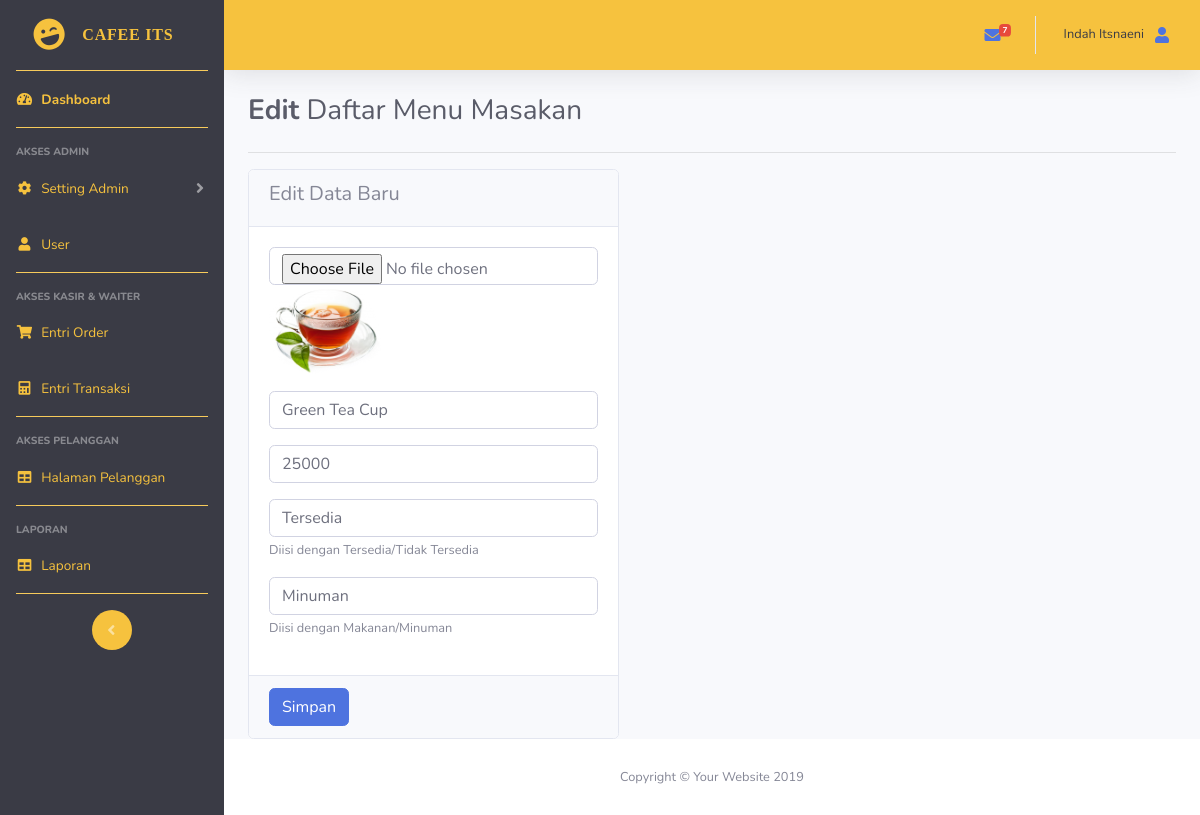
Page /updateMenu.php?id=10 (signed in) on the committed database.
### tables this page shows
CREATE TABLE `masakan` (
  `id_masakan` int(10) NOT NULL,
  `gambar` varchar(225) NOT NULL,
  `nama_masakan` varchar(20) NOT NULL,
  `harga` int(20) NOT NULL,
  `status_masakan` varchar(20) NOT NULL,
  `kategori` varchar(20) NOT NULL
);

### function.php (called while the page is built, shortened)
<?php
$conn = mysqli_connect("localhost", "root", "", "db_restoran");
function query($query ) {
	global $conn;
	$result = mysqli_query($conn, $query);
	$rows = [];
	while ($row = mysqli_fetch_assoc($result) ) {
		$rows[] = $row;
	}
	return $rows;
	}
 ?>

### updateMenu.php (the view, shortened to what this page needs)
<?php require 'admin/sidebar.php';
	  require 'function.php';
$id = $_GET["id"];
$msk = query ("SELECT * FROM masakan WHERE id_masakan = $id")[0];
?>
<div class="container">
	<div class="mt-3">
		<h1 class="h3 mb-4 text-gray-800"><b>Edit</b> Daftar Menu Masakan</h1>
			<hr>
	</div>
<form action="" method="post" enctype="multipart/form-data" style="width: 40%;">
<div class="card">
	<div class="card-header">
		<h5>Edit Data Baru</h5>
	</div>
	<div class="card-body">
					<div class="form-group form-label-group">
						<input type="file" name="foto"
						class="form-control"
						id="gambar" placeholder="Gambar Produk">
						<img style="height: 90px;" src="img/<?= $msk['gambar']; ?>">
					</div>
					<div class="form-group form-label-group">
						<input type="text" name="nama_masakan"
						class="form-control"
						value="<?= $msk['nama_masakan']; ?>"
						id="iNamaMasakan" placeholder="Nama Masakan" required>
					</div>
					<div class="form-group form-label-group">
						<input type="number" name="harga"
						class="form-control"
						value="<?= $msk['harga']; ?>"
						id="iHarga" placeholder="Harga" required>
					</div>
					<div class="form-group form-label-group">
						<input type="text" name="status"
						class="form-control"
						value="<?= $msk['status_masakan'] ?>"
						id="iStatus" placeholder="Status Order" required>
						<small for="iStatus">Diisi dengan Tersedia/Tidak Tersedia</small>
					</div>
					<div class="form-group form-label-group">
						<input type="text" name="kategori"
						class="form-control"
						value="<?= $msk['kategori'] ?>"
						id="iKategori" placeholder="Kategori" required>
						<small for="iStatus">Diisi dengan Makanan/Minuman</small>
					</div>
				</div>
				<div class="card-footer">
					<button class="btn btn-primary" type="submit" name="simpan">Simpan</button>
				</div>
</div>
</form>
</div>
<?php require 'admin/footer.php'; ?>

### rows in the picture
masakan: gambar (picture), nama_masakan "Green Tea Cup", harga "25000", status "Tersedia", kategori "Minuman"

### other values in the picture
$_SESSION["petugas_nama_user"] "Indah Itsnaeni"
